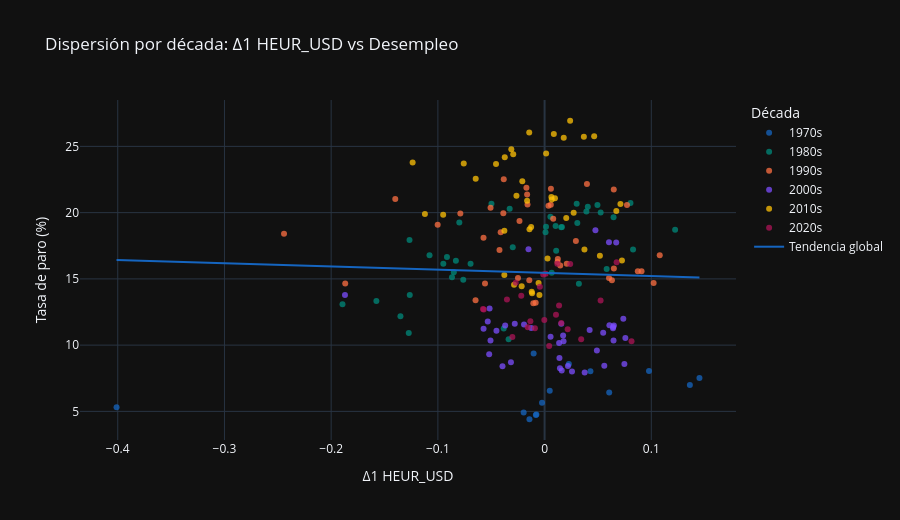

Source (notebook cell):
### Markdown cell above
### Análisis:

La correlación global entre `Δ1` `HEUR_USD` y la tasa de paro es de -0,0321, prácticamente nula, y contrasta de forma reveladora con el -0,3533 que arrojaba el cruce en niveles. Esa diferencia es la confirmación cuantitativa de que la correlación del nivel era espuria: la inducía la coincidencia temporal de los regímenes cambiario y laboral a lo largo de la muestra, no una relación entre las variaciones del tipo de cambio y el desempleo. Al diferenciar y eliminar esa coincidencia de regímenes, la señal contemporánea se desvanece.

La correlación rodante a 20 trimestres muestra, como en las demás variables, una inestabilidad de signo muy marcada, con oscilaciones que recorren desde aproximadamente +0,8 hasta -0,65 y numerosos cruces de cero. Se alternan regímenes de varios años: negativo en 1981-1983 (mínimo de aproximadamente -0,65), positivo en 1984-1989 (máximo de aproximadamente +0,75 en 1987), negativo en 1992-1994, positivo en 1996-1999 y 2005-2008 (aproximadamente +0,6), negativo en 2008-2010 y 2019-2020, y un fuerte repunte positivo en 2021-2023 (aproximadamente +0,8) antes de descender al final. La correlación global cercana a cero es por tanto el promedio de regímenes con signos opuestos, no evidencia de ausencia de relación.

Para la caracterización de la variable, este patrón implica que el `Δ1` `HEUR_USD` no debe descartarse pese a su correlación global nula: su relación con el paro es condicional al régimen macroeconómico, lo que se documenta aquí como hallazgo y cuyo aprovechamiento se difiere a la fase de feature engineering.

### Code cell
df_cross['decada'] = (df_cross.index.year // 10 * 10).astype(str) + 's'
paleta_decadas = ['#1565C0', '#00897B', '#FF7043', '#7C4DFF', '#FFC107', '#AD1457']

df_scatter = df_cross.reset_index().rename(columns={'index': 'fecha', df_cross.index.name or 'index': 'fecha'})
if 'fecha' not in df_scatter.columns:
    df_scatter.insert(0, 'fecha', df_cross.index.strftime('%Y-%m-%d'))
else:
    df_scatter['fecha'] = pd.to_datetime(df_scatter['fecha']).dt.strftime('%Y-%m-%d')

fig = px.scatter(
    df_scatter, x='tipo_cambio', y='parados',
    color='decada',
    hover_data=['fecha'],
    trendline='ols',
    trendline_scope='overall',
    color_discrete_sequence=paleta_decadas,
    title=f'Dispersión por década: {main_s9_label} vs Desempleo',
    labels={
        'tipo_cambio': main_s9_label,
        'parados': 'Tasa de paro (%)',
        'decada': 'Década', 'fecha': 'Fecha',
    },
)
fig.for_each_trace(lambda t: t.update(name='Tendencia global') if t.name == 'Overall Trendline' else None)
fig.update_traces(marker=dict(size=6, opacity=0.75))
fig.update_layout(height=520)
fig.show()

### Figure 1 — Plotly figure (JSON) as saved in the notebook; plotly's stock layout.template omitted (floating-point values rounded to 4 significant figures; data arrays with more than 128 entries replaced by an {"elided": "..."} marker saying what was removed)
{"data": [{"customdata": [["1976-07-01"], ["1976-10-01"], ["1977-01-01"], ["1977-04-01"], ["1977-07-01"], ["1977-10-01"], ["1978-01-01"], ["1978-04-01"], ["1978-07-01"], ["1978-10-01"], ["1979-01-01"], ["1979-04-01"], ["1979-07-01"], ["1979-10-01"]], "hovertemplate": "Década=1970s<br>Δ1 HEUR_USD=%{x}<br>Tasa de paro (%)=%{y}<br>Fecha=%{customdata[0]}<extra></extra>", "legendgroup": "1970s", "marker": {"color": "#1565C0", "opacity": 0.75, "size": 6, "symbol": "circle"}, "mode": "markers", "name": "1970s", "orientation": "v", "showlegend": true, "type": "scatter", "x": [-0.01418, -0.008187, -0.01961, -0.007711, -0.4011, -0.002407, 0.06056, 0.004828, 0.1361, 0.1451, 0.04295, 0.09783, 0.02273, -0.01025], "xaxis": "x", "y": [4.407, 4.721, 4.92, 4.763, 5.318, 5.656, 6.418, 6.551, 6.998, 7.529, 8.025, 8.052, 8.579, 9.361], "yaxis": "y"}, {"customdata": [["1980-01-01"], ["1980-04-01"], ["1980-07-01"], ["1980-10-01"], ["1981-01-01"], ["1981-04-01"], ["1981-07-01"], ["1981-10-01"], ["1982-01-01"], ["1982-04-01"], ["1982-07-01"], ["1982-10-01"], ["1983-01-01"], ["1983-04-01"], ["1983-07-01"], ["1983-10-01"], ["1984-01-01"], ["1984-04-01"], ["1984-07-01"], ["1984-10-01"], ["1985-01-01"], ["1985-04-01"], ["1985-07-01"], ["1985-10-01"], ["1986-01-01"], ["1986-04-01"], ["1986-07-01"], ["1986-10-01"], ["1987-01-01"], ["1987-04-01"], ["1987-07-01"], ["1987-10-01"], ["1988-01-01"], ["1988-04-01"], ["1988-07-01"], ["1988-10-01"], ["1989-01-01"], ["1989-04-01"], ["1989-07-01"], ["1989-10-01"]], "hovertemplate": "Década=1980s<br>Δ1 HEUR_USD=%{x}<br>Tasa de paro (%)=%{y}<br>Fecha=%{customdata[0]}<extra></extra>", "legendgroup": "1980s", "marker": {"color": "#00897B", "opacity": 0.75, "size": 6, "symbol": "circle"}, "mode": "markers", "name": "1980s", "orientation": "v", "showlegend": true, "type": "scatter", "x": [-0.03373, -0.1273, -0.0383, -0.1351, -0.1894, -0.1576, -0.1264, 0.03214, -0.08678, -0.07622, -0.08507, -0.09491, -0.1078, -0.08312, -0.0915, -0.02984, 0.001329, 0.01035, -0.07992, -0.03272, -0.04979, 0.03007, 0.04049, 0.04953, 0.08048, 0.03916, 0.06464, 0.005423, 0.05255, 0.03065, 0.01624, 0.1223, 0.01562, 0.0008833, -0.1266, 0.08289, 0.01084, -0.06936, 0.006619, 0.05817], "xaxis": "x", "y": [10.44, 10.91, 11.26, 12.18, 13.09, 13.34, 13.78, 14.63, 15.12, 14.93, 15.5, 16.15, 16.78, 16.37, 16.64, 17.39, 18.94, 18.99, 19.25, 20.3, 20.68, 20.68, 20.44, 20.58, 20.72, 20.09, 19.66, 19.68, 20.0, 19.22, 18.92, 18.7, 18.9, 18.52, 17.93, 17.22, 17.12, 16.15, 15.46, 15.74], "yaxis": "y"}, {"customdata": [["1990-01-01"], ["1990-04-01"], ["1990-07-01"], ["1990-10-01"], ["1991-01-01"], ["1991-04-01"], ["1991-07-01"], ["1991-10-01"], ["1992-01-01"], ["1992-04-01"], ["1992-07-01"], ["1992-10-01"], ["1993-01-01"], ["1993-04-01"], ["1993-07-01"], ["1993-10-01"], ["1994-01-01"], ["1994-04-01"], ["1994-07-01"], ["1994-10-01"], ["1995-01-01"], ["1995-04-01"], ["1995-07-01"], ["1995-10-01"], ["1996-01-01"], ["1996-04-01"], ["1996-07-01"], ["1996-10-01"], ["1997-01-01"], ["1997-04-01"], ["1997-07-01"], ["1997-10-01"], ["1998-01-01"], ["1998-04-01"], ["1998-07-01"], ["1998-10-01"], ["1999-01-01"], ["1999-04-01"], ["1999-07-01"], ["1999-10-01"]], "hovertemplate": "Década=1990s<br>Δ1 HEUR_USD=%{x}<br>Tasa de paro (%)=%{y}<br>Fecha=%{customdata[0]}<extra></extra>", "legendgroup": "1990s", "marker": {"color": "#FF7043", "opacity": 0.75, "size": 6, "symbol": "circle"}, "mode": "markers", "name": "1990s", "orientation": "v", "showlegend": true, "type": "scatter", "x": [0.08735, 0.06037, 0.1022, 0.0631, -0.01433, -0.1868, -0.02492, 0.09085, 0.01465, 0.01211, 0.1079, -0.2442, -0.07895, -0.05065, -0.1399, -0.01704, -0.03827, 0.03968, 0.06484, 0.005933, -0.01636, 0.0772, 0.003654, 0.00582, -0.01599, -0.03866, 0.008088, -0.02353, -0.1002, -0.04117, -0.05722, 0.02933, -0.04228, 0.01239, 0.02074, 0.06493, -0.05585, -0.0647, -0.008346, -0.01057], "xaxis": "x", "y": [15.58, 15.08, 14.69, 14.9, 14.89, 14.65, 15.06, 15.59, 16.01, 16.28, 16.78, 18.41, 19.94, 20.38, 21.02, 21.88, 22.52, 22.17, 21.75, 21.8, 21.37, 20.58, 20.51, 20.6, 20.62, 19.96, 19.54, 19.38, 19.08, 18.51, 18.1, 17.86, 17.19, 16.5, 16.13, 15.78, 14.65, 13.39, 13.19, 13.16], "yaxis": "y"}, {"customdata": [["2000-01-01"], ["2000-04-01"], ["2000-07-01"], ["2000-10-01"], ["2001-01-01"], ["2001-04-01"], ["2001-07-01"], ["2001-10-01"], ["2002-01-01"], ["2002-04-01"], ["2002-07-01"], ["2002-10-01"], ["2003-01-01"], ["2003-04-01"], ["2003-07-01"], ["2003-10-01"], ["2004-01-01"], ["2004-04-01"], ["2004-07-01"], ["2004-10-01"], ["2005-01-01"], ["2005-04-01"], ["2005-07-01"], ["2005-10-01"], ["2006-01-01"], ["2006-04-01"], ["2006-07-01"], ["2006-10-01"], ["2007-01-01"], ["2007-04-01"], ["2007-07-01"], ["2007-10-01"], ["2008-01-01"], ["2008-04-01"], ["2008-07-01"], ["2008-10-01"], ["2009-01-01"], ["2009-04-01"], ["2009-07-01"], ["2009-10-01"]], "hovertemplate": "Década=2000s<br>Δ1 HEUR_USD=%{x}<br>Tasa de paro (%)=%{y}<br>Fecha=%{customdata[0]}<extra></extra>", "legendgroup": "2000s", "marker": {"color": "#7C4DFF", "opacity": 0.75, "size": 6, "symbol": "circle"}, "mode": "markers", "name": "2000s", "orientation": "v", "showlegend": true, "type": "scatter", "x": [-0.05154, -0.05325, -0.02796, -0.03694, 0.05491, -0.0507, 0.01775, 0.005609, -0.01928, 0.04222, 0.06493, 0.01561, 0.07378, 0.0641, -0.01248, 0.06423, 0.06074, -0.04512, 0.01738, 0.07569, 0.01362, -0.05193, -0.03945, -0.03153, 0.01391, 0.05594, 0.01605, 0.0144, 0.02189, 0.03755, 0.02569, 0.07478, 0.049, 0.06461, -0.05719, -0.1871, -0.01509, 0.06033, 0.06712, 0.04764], "xaxis": "x", "y": [12.76, 11.79, 11.61, 11.48, 10.94, 10.35, 10.3, 10.63, 11.55, 11.15, 11.49, 11.61, 11.99, 11.28, 11.3, 11.37, 11.5, 11.09, 10.74, 10.53, 10.17, 9.319, 8.411, 8.705, 9.027, 8.443, 8.084, 8.264, 8.419, 7.932, 8.006, 8.57, 9.603, 10.36, 11.23, 13.79, 17.24, 17.77, 17.75, 18.66], "yaxis": "y"}, {"customdata": [["2010-01-01"], ["2010-04-01"], ["2010-07-01"], ["2010-10-01"], ["2011-01-01"], ["2011-04-01"], ["2011-07-01"], ["2011-10-01"], ["2012-01-01"], ["2012-04-01"], ["2012-07-01"], ["2012-10-01"], ["2013-01-01"], ["2013-04-01"], ["2013-07-01"], ["2013-10-01"], ["2014-01-01"], ["2014-04-01"], ["2014-07-01"], ["2014-10-01"], ["2015-01-01"], ["2015-04-01"], ["2015-07-01"], ["2015-10-01"], ["2016-01-01"], ["2016-04-01"], ["2016-07-01"], ["2016-10-01"], ["2017-01-01"], ["2017-04-01"], ["2017-07-01"], ["2017-10-01"], ["2018-01-01"], ["2018-04-01"], ["2018-07-01"], ["2018-10-01"], ["2019-01-01"], ["2019-04-01"], ["2019-07-01"], ["2019-10-01"]], "hovertemplate": "Década=2010s<br>Δ1 HEUR_USD=%{x}<br>Tasa de paro (%)=%{y}<br>Fecha=%{customdata[0]}<extra></extra>", "legendgroup": "2010s", "marker": {"color": "#FFC107", "opacity": 0.75, "size": 6, "symbol": "circle"}, "mode": "markers", "name": "2010s", "orientation": "v", "showlegend": true, "type": "scatter", "x": [-0.09504, -0.1122, 0.02029, 0.06723, 0.009719, 0.07107, -0.02636, -0.06455, -0.03733, -0.0294, -0.03118, 0.04645, 0.02394, -0.0144, 0.01795, 0.0368, 0.008652, 0.001441, -0.04551, -0.07575, -0.1237, -0.02087, 0.006379, -0.01638, 0.006726, 0.02724, -0.01261, -0.03768, -0.01415, 0.03733, 0.07248, 0.002778, 0.05183, -0.03772, -0.02859, -0.02149, -0.005641, -0.01207, -0.01176, -0.004836], "xaxis": "x", "y": [19.84, 19.89, 19.59, 20.11, 21.08, 20.64, 21.28, 22.56, 24.19, 24.4, 24.79, 25.77, 26.94, 26.06, 25.65, 25.73, 25.93, 24.47, 23.67, 23.7, 23.78, 22.37, 21.18, 20.9, 21.0, 20.0, 18.91, 18.63, 18.75, 17.22, 16.38, 16.55, 16.74, 15.28, 14.55, 14.45, 14.7, 14.02, 13.92, 13.78], "yaxis": "y"}, {"customdata": [["2020-01-01"], ["2020-04-01"], ["2020-07-01"], ["2020-10-01"], ["2021-01-01"], ["2021-04-01"], ["2021-07-01"], ["2021-10-01"], ["2022-01-01"], ["2022-04-01"], ["2022-07-01"], ["2022-10-01"], ["2023-01-01"], ["2023-04-01"], ["2023-07-01"], ["2023-10-01"], ["2024-01-01"], ["2024-04-01"], ["2024-07-01"], ["2024-10-01"], ["2025-01-01"], ["2025-04-01"], ["2025-07-01"], ["2025-10-01"]], "hovertemplate": "Década=2020s<br>Δ1 HEUR_USD=%{x}<br>Tasa de paro (%)=%{y}<br>Fecha=%{customdata[0]}<extra></extra>", "legendgroup": "2020s", "marker": {"color": "#AD1457", "opacity": 0.75, "size": 6, "symbol": "circle"}, "mode": "markers", "name": "2020s", "orientation": "v", "showlegend": true, "type": "scatter", "x": [-0.004445, -0.001248, 0.0675, 0.02399, 0.01195, 0.0009968, -0.02705, -0.03527, -0.02184, -0.05703, -0.05769, 0.01356, 0.05249, 0.01567, -0.0002406, -0.01334, 0.01068, -0.00907, 0.02163, -0.03021, -0.0158, 0.08146, 0.03428, 0.004314], "xaxis": "x", "y": [14.41, 15.33, 16.26, 16.13, 16.14, 15.39, 14.71, 13.44, 13.73, 12.69, 12.73, 12.99, 13.38, 11.67, 11.89, 11.8, 12.29, 11.27, 11.21, 10.61, 11.36, 10.29, 10.45, 9.932], "yaxis": "y"}, {"hovertemplate": "<b>OLS trendline</b><br>parados = -2.39585 * tipo_cambio + 15.4587<br>R<sup>2</sup>=0.001028<br><br>Δ1 HEUR_USD=%{x}<br>Tasa de paro (%)=%{y} <b>(trend)</b><extra></extra>", "legendgroup": "Overall Trendline", "line": {"color": "#1565C0"}, "marker": {"opacity": 0.75, "size": 6}, "mode": "lines", "name": "Tendencia global", "showlegend": true, "type": "scatter", "x": {"elided": "198 float values"}, "xaxis": "x", "y": {"elided": "198 float values"}, "yaxis": "y"}], "layout": {"height": 520, "legend": {"title": {"text": "Década"}, "tracegroupgap": 0}, "title": {"text": "Dispersión por década: Δ1 HEUR_USD vs Desempleo"}, "xaxis": {"anchor": "y", "domain": [0.0, 1.0], "title": {"text": "Δ1 HEUR_USD"}}, "yaxis": {"anchor": "x", "domain": [0.0, 1.0], "title": {"text": "Tasa de paro (%)"}}}}
